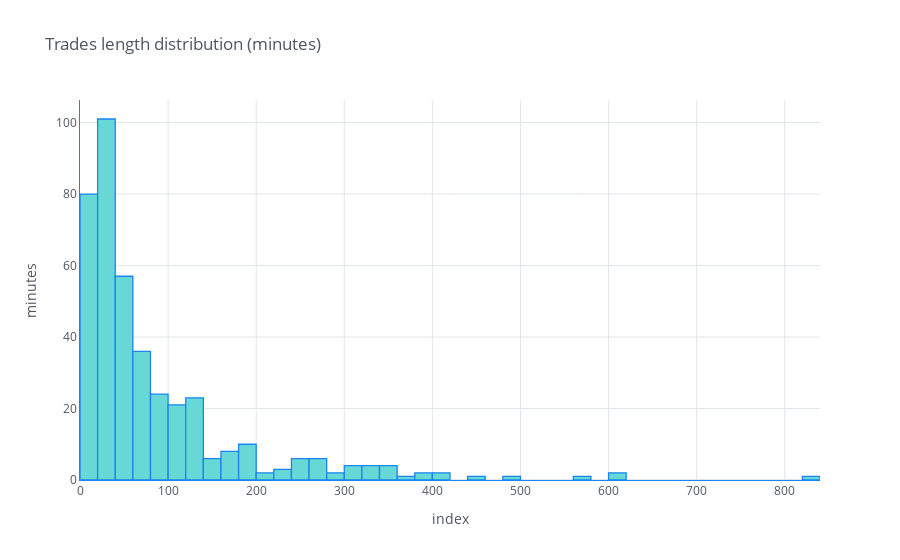

This figure's notebook cell:
### Code cell
def show_trades_len_dist(results: list):
    df = pd.DataFrame(results)
    df['duration_minutes'] = pd.to_timedelta(df.close - df.open).apply(lambda x: x.total_seconds()/60)
results['duration_minutes'].iplot(kind='hist', title='Trades length distribution (minutes)',
    yTitle='minutes', xTitle='index', color='#68D8D6', opacity=1, linecolor='#1985F0')

### Figure 1 — Plotly figure (JSON) as saved in the notebook; plotly's stock layout.template omitted (floating-point values rounded to 4 significant figures; data arrays with more than 128 entries replaced by an {"elided": "..."} marker saying what was removed)
{"data": [{"histfunc": "count", "histnorm": "", "marker": {"color": "rgba(104, 216, 214, 1.0)", "line": {"color": "#1985F0", "width": 1.3}}, "name": "duration_minutes", "opacity": 1, "orientation": "v", "type": "histogram", "x": {"elided": "408 float values"}}], "layout": {"barmode": "overlay", "legend": {"bgcolor": "#FFFFFF", "font": {"color": "#4D5663"}}, "paper_bgcolor": "#FFFFFF", "plot_bgcolor": "#FFFFFF", "title": {"font": {"color": "#4D5663"}, "text": "Trades length distribution (minutes)"}, "xaxis": {"gridcolor": "#E1E5ED", "linecolor": "#1985F0", "showgrid": true, "tickfont": {"color": "#4D5663"}, "title": {"font": {"color": "#4D5663"}, "text": "index"}, "zerolinecolor": "#E1E5ED"}, "yaxis": {"gridcolor": "#E1E5ED", "linecolor": "#1985F0", "showgrid": true, "tickfont": {"color": "#4D5663"}, "title": {"font": {"color": "#4D5663"}, "text": "minutes"}, "zerolinecolor": "#E1E5ED"}}}
